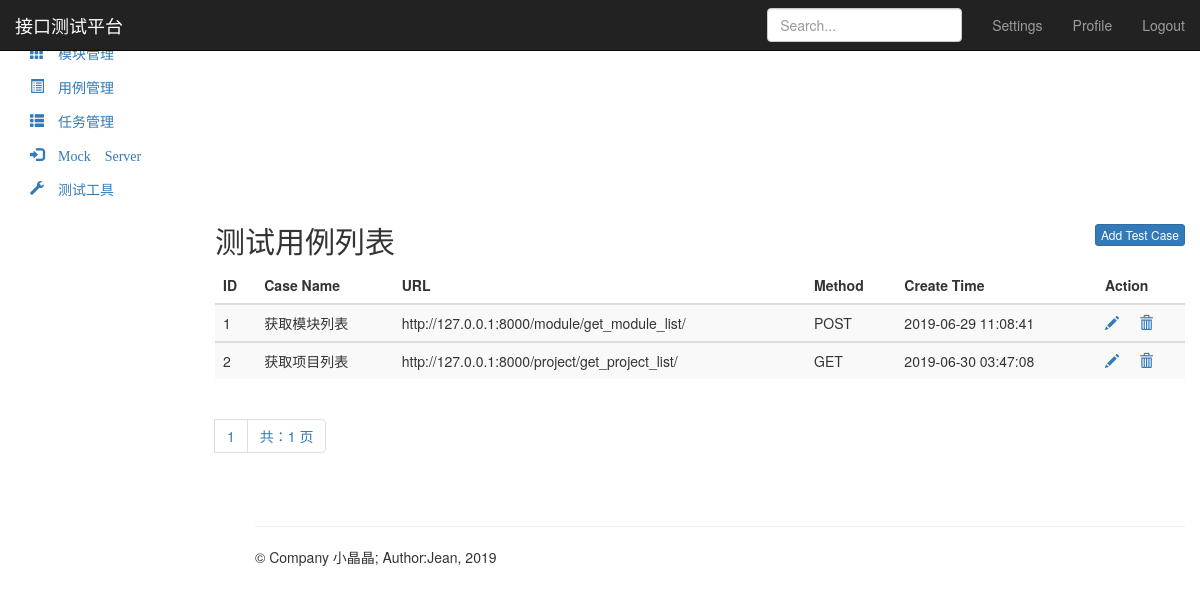
/testcase/, run on the app's committed database.
### test_case_app/models.py (models this page shows, shortened)
class TestCase(models.Model):
    module = models.ForeignKey(Module, on_delete=models.CASCADE)
    case_name = models.CharField("用例名称", max_length=50, null=False)
    url = models.TextField("请求URL", null=False)
    method = models.IntegerField("请求方法", null=False)
    header = models.TextField("请求头", null=False)
    parameter_type = models.IntegerField("参数类型", null=False)  # 1：form-data 2: json
    parameter_body = models.TextField("参数内容", null=False)
    result = models.TextField("结果", null=False)
    assert_type = models.IntegerField("断言类型", null=False)  # 1：包含contains 2: 匹配mathches
    assert_text = models.TextField("断言结果", null=False)
    create_time = models.DateTimeField("创建时间", auto_now_add=True)
    status = models.BooleanField("状态", default=True)  # 控制用例的删除

### test_case_app/views.py (the view)
# urls.py: path('', views.testcase_manage),
def testcase_manage(request):
    case_list = TestCase.objects.all()
    p = Paginator(case_list, 10)
    page = request.GET.get('page')
    try:
        cases = p.page(page)
    except PageNotAnInteger:
        cases = p.page(1)
    except EmptyPage:
        cases = p.page(p.num_pages)
    return render(request, "test_case_list.html", {"type": "list",
                                                   "cases": cases
                                                   })

### templates/test_case_list.html (shortened to what this page needs)
{% extends "base.html" %}
{% block base %}
<nav class="navbar navbar-inverse navbar-fixed-top">
    <div class="container-fluid">
        <div class="navbar-header">
            <a class="navbar-brand" href="/project/">接口测试平台</a>
        </div>
        <div id="navbar" class="navbar-collapse collapse">
            <ul class="nav navbar-nav navbar-right">
                <li><a href="#">Settings</a></li>
                <li><a href="#">Profile</a></li>
                <li><a href="/logout/">Logout</a></li>
            </ul>
            <form class="navbar-form navbar-right">
                <input type="text" class="form-control" placeholder="Search...">
            </form>
        </div>
    </div>
</nav>
<div class="container-fluid">
    <div class="row">
        <div class="col-sm-3 col-md-2 sidebar">
            <ul class="nav nav-sidebar">
                <li>
                    <a href="/project/" class="glyphicon glyphicon-th-large">&nbsp;项目管理</a>
                </li>
                <li>
                    <a href="/module/" class="glyphicon glyphicon-th">&nbsp;模块管理</a>
                </li>
            </ul>
            <ul class="nav nav-sidebar">
                <li class="active">
                    <a href="/testcase/" class="glyphicon glyphicon-list-alt">&nbsp;用例管理</a>
                </li>
                <li><a href="" class="glyphicon glyphicon-th-list">&nbsp;任务管理</a></li>
            </ul>
            <ul class="nav nav-sidebar">
                <li><a href="" class="glyphicon glyphicon-log-in">&nbsp;Mock Server</a></li>
                <li><a href="" class="glyphicon glyphicon-wrench">&nbsp;测试工具</a></li>
            </ul>
        </div>
        <div class="col-sm-9 col-sm-offset-3 col-md-10 col-md-offset-2 main">
            {% if type == "list" %}
            <h2 class="sub-header">测试用例列表
                <button type="button" class="btn btn-xs btn-primary" style="float: right;"
                        onclick="location.href='/testcase/add_case/'">Add Test Case
                </button>
            </h2>
            <div class="table-responsive">
                <table class="table table-striped">
                    <thead>
                    <tr>
                        <th>ID</th>
                        <th>Case Name</th>
                        <th>URL</th>
                        <th>Method</th>
                        <th>Create Time</th>
                        <th>Action</th>
                    </tr>
                    </thead>
                    {% for case in cases %}
                    <tbody>
                    <tr>
                        <td>{{ case.id }}</td>
                        <td>{{ case.case_name }}</td>
                        <td>{{ case.url }}</td>
                        <td>
                            {% if case.method == 1 %}
                            GET
                            {% elif case.method == 2 %}
                            POST
                            {% elif case.method == 3 %}
                            PUT
                            {% elif case.method == 4 %}
                            DELETE
                            {% endif %}
                        </td>
                        <td>{{ case.create_time | date:"Y-m-d H:i:s" }}</td>
                        <td>
                            <a href="/testcase/edit_case/{{ case.id }}/" class="glyphicon glyphicon-pencil"
                               style="width: 30px"></a>
                            <a href="/testcase/delete_case/{{ case.id }}/" class="glyphicon glyphicon-trash"></a>
                        </td>
                    </tr>
                    </tbody>
                    {% endfor %}
                </table>
            </div>
            <div>
                <nav aria-label="Page navigation">
                    <ul class="pagination">
                        <li><a href="#">{{ cases.number }}</a></li>
                        <li><a href="#">共：{{ cases.paginator.num_pages }} 页</a></li>
                    </ul>
                </nav>
            </div>
            {% endif %}
        </div>
    </div>
</div>
{% endblock %}

### data on the page
TestCase: id "1", case_name "获取模块列表", url "http://127.0.0.1:8000/module/get_module_list/", method "POST", create_time "2019-06-29 11:08:41"
TestCase: id "2", case_name "获取项目列表", url "http://127.0.0.1:8000/project/get_project_list/", method "GET", create_time "2019-06-30 03:47:08"

### other printed values
{{ cases.number }} "1"
{{ cases.paginator.num_pages }} "1"
